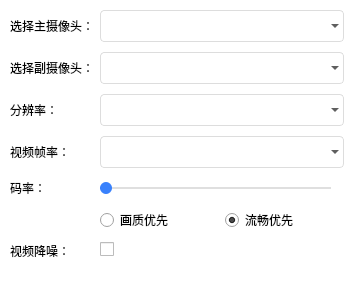
<?xml version="1.0" encoding="UTF-8"?>
<ui version="4.0">
 <class>DlgVideoSet</class>
 <widget class="QDialog" name="DlgVideoSet">
  <property name="geometry">
   <rect>
    <x>0</x>
    <y>0</y>
    <width>354</width>
    <height>284</height>
   </rect>
  </property>
  <property name="windowTitle">
   <string>视频设置</string>
  </property>
  <property name="styleSheet">
   <string notr="true">#DlgVideoSet {
	background: rgb(255,255,255);
}
QComboBox {
	background: transparent;
	border: 1px solid rgb(221,221,221);
	border-radius: 4px;
	min-height: 30px;
	max-height: 30px;
	padding-left: 8px;
	padding-right: 8px;
}
QComboBox:hover {
	border-color:rgb(57,129,252);
}
QComboBox::drop-down {
	padding-top: 5px;
	image: url(:/Resources/dropDown.png);
}
QComboBox QAbstractItemView{
	margin-top:1;
	outline:0;	
	border:1px solid rgb(225,225,225);
	background-color:rgb(255,255,255);
	selection-background-color:rgb(80,145,255);
}
QComboBox QAbstractItemView::item{
	min-height:30px;
	max-height:30px;
}
QComboBox QAbstractItemView::item:hover{
    background-color:rgb(240,240,240);
	color:rgb(45,45,45);
}
QComboBox QAbstractItemView::item:selected{
    background-color:rgb(240,240,240);
	color:rgb(45,45,45);
}
QSlider {
	min-height: 20px;
	max-height: 20px;
	padding-left: 0px;
	padding-right: 0px;
}
QSlider::add-page:horizontal {       
	background-color:rgb(223,223,223);  
}  
QSlider::sub-page:horizontal {  
	background-color: rgb(57,129,252);
}  
QSlider::groove:horizontal {  
	background:transparent;  
	height:2px;  
}  
QSlider::handle:horizontal {
	height: 12px;
	width: 12px;
	margin-top: -5px;
	margin-bottom: -5px;
	border-radius: 6px;
	background: rgb(57,129,252);
}  </string>
  </property>
  <layout class="QFormLayout" name="formLayout">
   <property name="verticalSpacing">
    <number>10</number>
   </property>
   <property name="leftMargin">
    <number>10</number>
   </property>
   <property name="topMargin">
    <number>10</number>
   </property>
   <property name="rightMargin">
    <number>10</number>
   </property>
   <property name="bottomMargin">
    <number>10</number>
   </property>
   <item row="0" column="0">
    <widget class="QLabel" name="label">
     <property name="text">
      <string>选择主摄像头：</string>
     </property>
    </widget>
   </item>
   <item row="0" column="1">
    <widget class="QComboBox" name="cbBx_camSel"/>
   </item>
   <item row="1" column="0">
    <widget class="QLabel" name="label_5">
     <property name="text">
      <string>选择副摄像头：</string>
     </property>
    </widget>
   </item>
   <item row="1" column="1">
    <widget class="QComboBox" name="cbBx_camSel_2"/>
   </item>
   <item row="2" column="0">
    <widget class="QLabel" name="label_2">
     <property name="text">
      <string>分辨率：</string>
     </property>
    </widget>
   </item>
   <item row="2" column="1">
    <widget class="QComboBox" name="cbBx_resolution"/>
   </item>
   <item row="3" column="0">
    <widget class="QLabel" name="label_3">
     <property name="text">
      <string>视频帧率：</string>
     </property>
    </widget>
   </item>
   <item row="3" column="1">
    <widget class="QComboBox" name="cbBx_fps"/>
   </item>
   <item row="4" column="0">
    <widget class="QLabel" name="label_4">
     <property name="text">
      <string>码率：</string>
     </property>
    </widget>
   </item>
   <item row="4" column="1">
    <layout class="QHBoxLayout" name="horizontalLayout">
     <item>
      <widget class="QSlider" name="sld_bps">
       <property name="orientation">
        <enum>Qt::Horizontal</enum>
       </property>
      </widget>
     </item>
     <item>
      <widget class="QLabel" name="lbl_bps"/>
     </item>
    </layout>
   </item>
   <item row="5" column="1">
    <layout class="QHBoxLayout" name="horizontalLayout_2">
     <item>
      <widget class="QRadioButton" name="rb_qualityMode">
       <property name="text">
        <string>画质优先</string>
       </property>
      </widget>
     </item>
     <item>
      <widget class="QRadioButton" name="rb_smoothMode">
       <property name="text">
        <string>流畅优先</string>
       </property>
       <property name="checked">
        <bool>true</bool>
       </property>
      </widget>
     </item>
    </layout>
   </item>
   <item row="6" column="0">
    <widget class="QLabel" name="label_6">
     <property name="text">
      <string>视频降噪：</string>
     </property>
    </widget>
   </item>
   <item row="6" column="1">
    <widget class="QCheckBox" name="ck_denoise"/>
   </item>
  </layout>
 </widget>
 <layoutdefault spacing="6" margin="11"/>
 <resources/>
 <connections/>
</ui>
